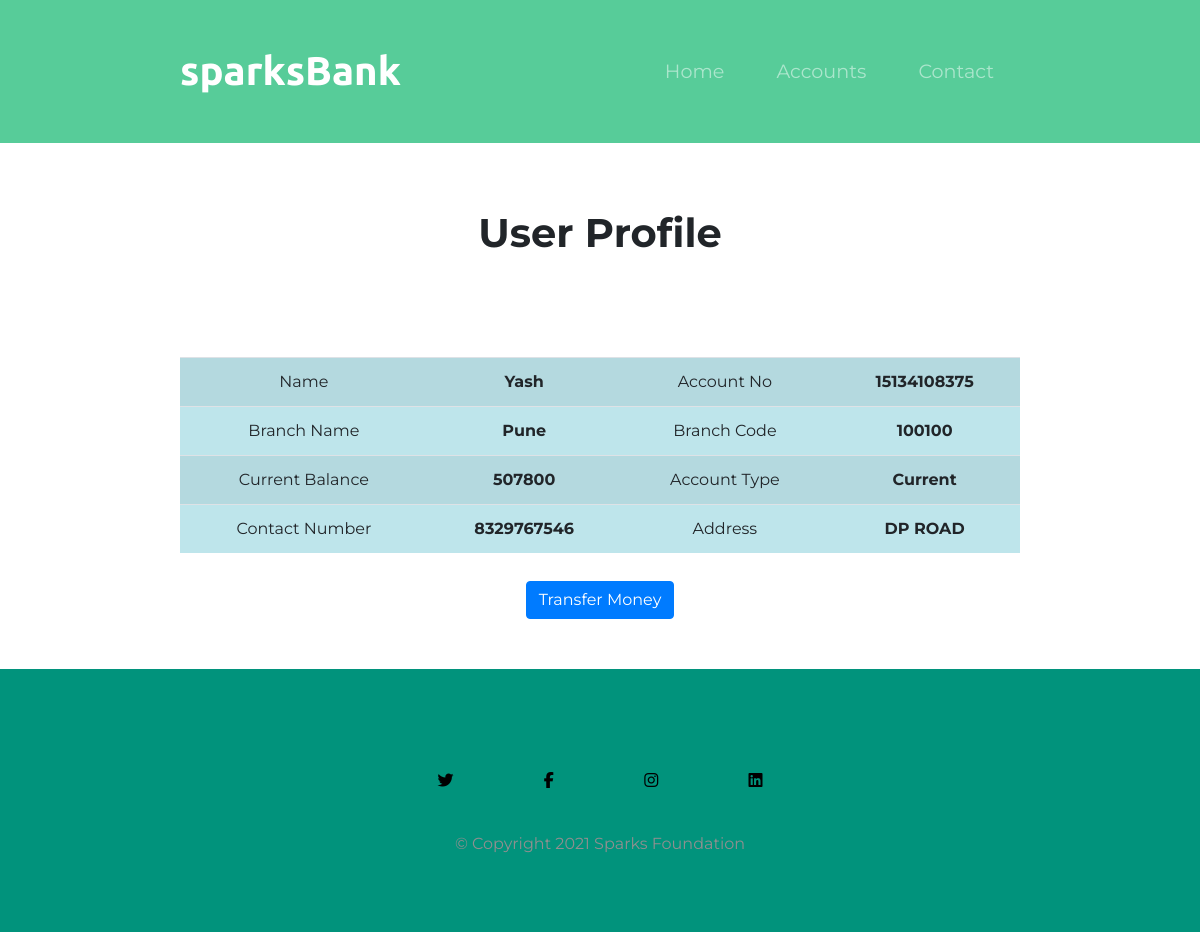
/show.php?id=4, run on the app's committed database.
### tables this page shows
CREATE TABLE `useraccounts` (
  `id` int(11) NOT NULL,
  `name` varchar(111) NOT NULL,
  `balance` varchar(111) NOT NULL,
  `number` varchar(111) NOT NULL,
  `address` varchar(111) NOT NULL,
  `accountNo` varchar(111) NOT NULL,
  `branch` varchar(111) NOT NULL,
  `accountType` varchar(111) NOT NULL,
  `date` timestamp NOT NULL DEFAULT current_timestamp()
);

CREATE TABLE `branch` (
  `branchId` int(11) NOT NULL,
  `branchNo` varchar(111) NOT NULL,
  `branchName` varchar(111) NOT NULL
);

### show.php (the view, shortened to what this page needs)
<?php include 'header.php' ?>
</section>
<?php
$con = new mysqli('localhost','root','','spark_bank');
?>
</head>
  <div class="header">
<h1>User Profile</h1>
<?php
  $array = $con->query("select * from useraccounts,branch where useraccounts.id = '$_GET[id]' AND useraccounts.branch = branch.branchId");
  $row = $array->fetch_assoc();
 ?>
 <section id="title">
  <div class="container-fluid">
    <table class="table table-info table-striped">
      <tbody>
        <tr>
          <td class=><strong>Name</strong></td>
          <th><?php echo $row['name'] ?></th>
          <td><strong>Account No</strong></td>
          <th><?php echo $row['accountNo'] ?></th>
        </tr><tr>
          <td><strong>Branch Name</strong></td>
          <th><?php echo $row['branchName'] ?></th>
          <td><strong>Branch Code</strong></td>
          <th><?php echo $row['branchNo'] ?></th>
        </tr><tr>
          <td><strong>Current Balance</strong></td>
          <th><?php echo $row['balance'] ?></th>
          <td><strong>Account Type</strong></td>
          <th><?php echo $row['accountType'] ?></th>
        </tr><tr>
          <td><strong>Contact Number</strong></td>
          <th><?php echo $row['number'] ?></th>
          <td><strong>Address</strong></td>
          <th><?php echo $row['address'] ?></th>
        </tr>
      </tbody>
    </table>
</div>
</section>
  <a div class="btn btn-primary" role="button" href="transfer.php">Transfer Money</a>
</div>
<?php include "footer.php";?>
</body>
</html>

### css/abc.css (style rules this page uses)
body { font-family: "Montserrat", sans-serif; line-height: 1.5; font-weight: 100; text-align: center; }
.container-fluid { padding: 7% 14%; }
h1, h2, h4, h5, h6 { font-family: "Montserrat", sans-serif; font-weight: bold; margin-top: 10px; line-height:4; }
table { position:relative; }
#title { font-weight: "Montserrat"; text-align: left; }
#title .container-fluid { padding: 3% 15% 1%; }
#title { text-align: center; }

### data on the page
useraccounts: name "Yash", accountNo "15134108375", branch.branchName "Pune", branch.branchNo "100100", balance "507800", accountType "Current", number "8329767546", address "DP ROAD"
